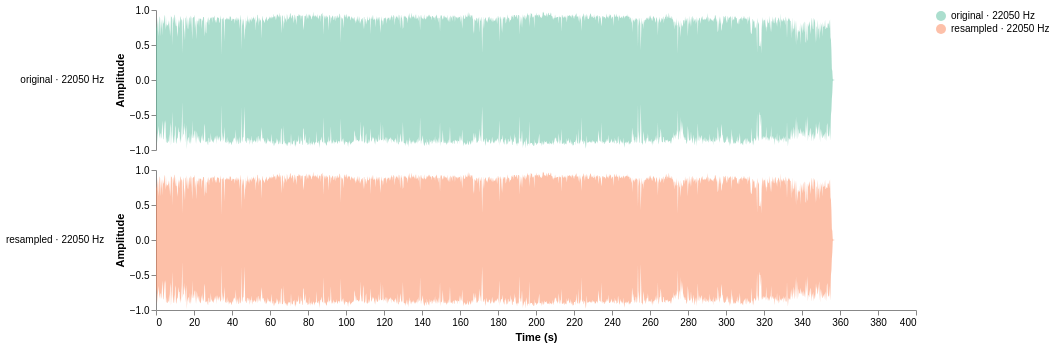

Notebook code cell kept with this figure:
### Code cell
comparison_chart(
    [
        (audio_loaded, orig_sr, f"original · {orig_sr} Hz"),
        (audio, cfg.target_sr, f"resampled · {cfg.target_sr} Hz"),
    ]
)

### Figure 1 — Vega-Lite specification as saved in the notebook (floating-point values rounded to 4 significant figures; data arrays with more than 128 entries replaced by an {"elided": "..."} marker saying what was removed)
{"config": {"view": {"continuousWidth": 300, "continuousHeight": 300, "strokeOpacity": 0}, "axis": {"grid": false}}, "data": {"name": "data-1b9ba122da63c163fd17ccdf2f792bd0"}, "mark": {"type": "area", "opacity": 0.55}, "encoding": {"color": {"field": "stage", "legend": {"title": null}, "scale": {"scheme": "set2"}, "type": "nominal"}, "row": {"field": "stage", "header": {"labelAlign": "left", "labelAngle": 0}, "title": null, "type": "nominal"}, "x": {"field": "time", "title": "Time (s)", "type": "quantitative"}, "y": {"field": "min", "scale": {"domain": [-1, 1]}, "title": "Amplitude", "type": "quantitative"}, "y2": {"field": "max"}}, "height": 140, "width": 760, "$schema": "https://vega.github.io/schema/vega-lite/v6.4.1.json", "datasets": {"data-1b9ba122da63c163fd17ccdf2f792bd0": {"elided": "3000 records"}}}
